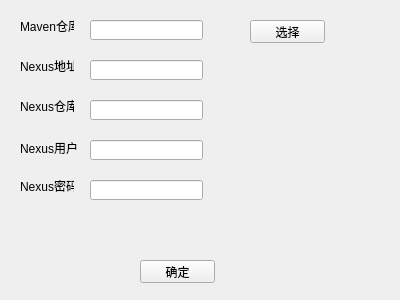
<?xml version="1.0" encoding="UTF-8"?>
<ui version="4.0">
 <class>Form</class>
 <widget class="QWidget" name="Form">
  <property name="geometry">
   <rect>
    <x>0</x>
    <y>0</y>
    <width>400</width>
    <height>300</height>
   </rect>
  </property>
  <property name="windowTitle">
   <string>Form</string>
  </property>
  <widget class="QLabel" name="label">
   <property name="geometry">
    <rect>
     <x>20</x>
     <y>20</y>
     <width>54</width>
     <height>12</height>
    </rect>
   </property>
   <property name="text">
    <string>Maven仓库</string>
   </property>
  </widget>
  <widget class="QLineEdit" name="lineEdit">
   <property name="geometry">
    <rect>
     <x>90</x>
     <y>20</y>
     <width>113</width>
     <height>20</height>
    </rect>
   </property>
  </widget>
  <widget class="QLabel" name="label_2">
   <property name="geometry">
    <rect>
     <x>20</x>
     <y>60</y>
     <width>54</width>
     <height>12</height>
    </rect>
   </property>
   <property name="text">
    <string>Nexus地址</string>
   </property>
  </widget>
  <widget class="QLineEdit" name="lineEdit_2">
   <property name="geometry">
    <rect>
     <x>90</x>
     <y>60</y>
     <width>113</width>
     <height>20</height>
    </rect>
   </property>
  </widget>
  <widget class="QLabel" name="label_3">
   <property name="geometry">
    <rect>
     <x>20</x>
     <y>100</y>
     <width>54</width>
     <height>12</height>
    </rect>
   </property>
   <property name="text">
    <string>Nexus仓库</string>
   </property>
  </widget>
  <widget class="QLineEdit" name="lineEdit_3">
   <property name="geometry">
    <rect>
     <x>90</x>
     <y>100</y>
     <width>113</width>
     <height>20</height>
    </rect>
   </property>
  </widget>
  <widget class="QPushButton" name="pushButton">
   <property name="geometry">
    <rect>
     <x>250</x>
     <y>20</y>
     <width>75</width>
     <height>23</height>
    </rect>
   </property>
   <property name="text">
    <string>选择</string>
   </property>
   <property name="default">
    <bool>false</bool>
   </property>
  </widget>
  <widget class="QLabel" name="label_4">
   <property name="geometry">
    <rect>
     <x>20</x>
     <y>140</y>
     <width>61</width>
     <height>16</height>
    </rect>
   </property>
   <property name="text">
    <string>Nexus用户</string>
   </property>
  </widget>
  <widget class="QLabel" name="label_5">
   <property name="geometry">
    <rect>
     <x>20</x>
     <y>180</y>
     <width>54</width>
     <height>12</height>
    </rect>
   </property>
   <property name="text">
    <string>Nexus密码</string>
   </property>
  </widget>
  <widget class="QLineEdit" name="lineEdit_4">
   <property name="geometry">
    <rect>
     <x>90</x>
     <y>140</y>
     <width>113</width>
     <height>20</height>
    </rect>
   </property>
  </widget>
  <widget class="QLineEdit" name="lineEdit_5">
   <property name="geometry">
    <rect>
     <x>90</x>
     <y>180</y>
     <width>113</width>
     <height>20</height>
    </rect>
   </property>
  </widget>
  <widget class="QPushButton" name="pushButton_2">
   <property name="geometry">
    <rect>
     <x>140</x>
     <y>260</y>
     <width>75</width>
     <height>23</height>
    </rect>
   </property>
   <property name="text">
    <string>确定</string>
   </property>
  </widget>
 </widget>
 <resources/>
 <connections>
  <connection>
   <sender>pushButton</sender>
   <signal>clicked()</signal>
   <receiver>Form</receiver>
   <slot>update()</slot>
   <hints>
    <hint type="sourcelabel">
     <x>287</x>
     <y>31</y>
    </hint>
    <hint type="destinationlabel">
     <x>199</x>
     <y>149</y>
    </hint>
   </hints>
  </connection>
 </connections>
</ui>
